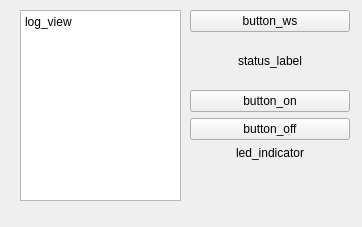
<?xml version="1.0" encoding="UTF-8"?>
<ui version="4.0">
 <class>Form</class>
 <widget class="QWidget" name="Form">
  <property name="geometry">
   <rect>
    <x>0</x>
    <y>0</y>
    <width>362</width>
    <height>227</height>
   </rect>
  </property>
  <property name="windowTitle">
   <string>Form</string>
  </property>
  <widget class="QPlainTextEdit" name="log_view">
   <property name="geometry">
    <rect>
     <x>20</x>
     <y>10</y>
     <width>161</width>
     <height>191</height>
    </rect>
   </property>
   <property name="readOnly">
    <bool>true</bool>
   </property>
   <property name="plainText">
    <string>log_view</string>
   </property>
  </widget>
  <widget class="QWidget" name="verticalLayoutWidget">
   <property name="geometry">
    <rect>
     <x>190</x>
     <y>10</y>
     <width>160</width>
     <height>190</height>
    </rect>
   </property>
   <layout class="QVBoxLayout" name="verticalLayout">
    <item>
     <widget class="QPushButton" name="button_ws">
      <property name="text">
       <string>button_ws</string>
      </property>
     </widget>
    </item>
    <item>
     <widget class="QLabel" name="status_label">
      <property name="text">
       <string>status_label</string>
      </property>
      <property name="alignment">
       <set>Qt::AlignCenter</set>
      </property>
     </widget>
    </item>
    <item>
     <widget class="QPushButton" name="button_on">
      <property name="text">
       <string>button_on</string>
      </property>
     </widget>
    </item>
    <item>
     <widget class="QPushButton" name="button_off">
      <property name="text">
       <string>button_off</string>
      </property>
     </widget>
    </item>
    <item>
     <widget class="QLabel" name="led_indicator">
      <property name="layoutDirection">
       <enum>Qt::LeftToRight</enum>
      </property>
      <property name="text">
       <string>&lt;html&gt;&lt;head/&gt;&lt;body&gt;&lt;p&gt;led_indicator&lt;/p&gt;&lt;p&gt;&lt;br/&gt;&lt;/p&gt;&lt;/body&gt;&lt;/html&gt;</string>
      </property>
      <property name="alignment">
       <set>Qt::AlignCenter</set>
      </property>
     </widget>
    </item>
   </layout>
  </widget>
 </widget>
 <resources/>
 <connections/>
</ui>
